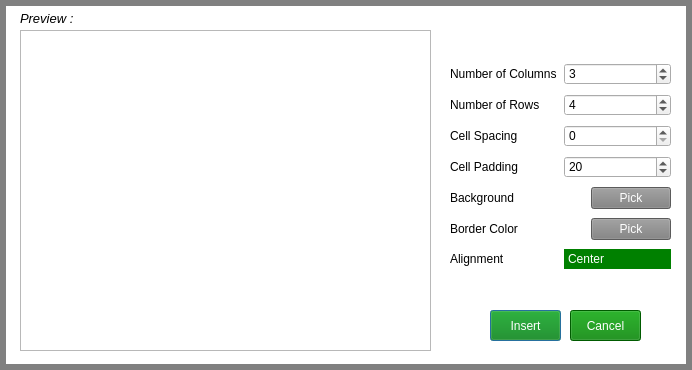
<?xml version="1.0" encoding="UTF-8"?>
<ui version="4.0">
 <class>addTable</class>
 <widget class="QDialog" name="addTable">
  <property name="geometry">
   <rect>
    <x>0</x>
    <y>0</y>
    <width>692</width>
    <height>370</height>
   </rect>
  </property>
  <property name="sizePolicy">
   <sizepolicy hsizetype="Fixed" vsizetype="Fixed">
    <horstretch>0</horstretch>
    <verstretch>0</verstretch>
   </sizepolicy>
  </property>
  <property name="minimumSize">
   <size>
    <width>692</width>
    <height>370</height>
   </size>
  </property>
  <property name="maximumSize">
   <size>
    <width>692</width>
    <height>370</height>
   </size>
  </property>
  <property name="windowTitle">
   <string>Configure table</string>
  </property>
  <property name="windowIcon">
   <iconset resource="Resources.qrc">
    <normaloff>:/Images/Images/icon.png</normaloff>:/Images/Images/icon.png</iconset>
  </property>
  <property name="windowOpacity">
   <double>0.100000000000000</double>
  </property>
  <property name="styleSheet">
   <string notr="true">QDialog{


background : white;
border : 6px solid gray;


}</string>
  </property>
  <widget class="QLabel" name="label_3">
   <property name="geometry">
    <rect>
     <x>20</x>
     <y>10</y>
     <width>101</width>
     <height>16</height>
    </rect>
   </property>
   <property name="font">
    <font>
     <family>Segoe UI</family>
     <pointsize>10</pointsize>
     <italic>true</italic>
    </font>
   </property>
   <property name="text">
    <string>Preview :</string>
   </property>
  </widget>
  <widget class="QTextEdit" name="textEdit">
   <property name="geometry">
    <rect>
     <x>20</x>
     <y>30</y>
     <width>411</width>
     <height>321</height>
    </rect>
   </property>
   <property name="font">
    <font>
     <family>Segoe UI</family>
     <pointsize>9</pointsize>
    </font>
   </property>
   <property name="focusPolicy">
    <enum>Qt::NoFocus</enum>
   </property>
   <property name="frameShape">
    <enum>QFrame::StyledPanel</enum>
   </property>
   <property name="frameShadow">
    <enum>QFrame::Sunken</enum>
   </property>
   <property name="undoRedoEnabled">
    <bool>false</bool>
   </property>
   <property name="readOnly">
    <bool>true</bool>
   </property>
   <property name="textInteractionFlags">
    <set>Qt::NoTextInteraction</set>
   </property>
  </widget>
  <widget class="QPushButton" name="insertButton">
   <property name="geometry">
    <rect>
     <x>490</x>
     <y>310</y>
     <width>71</width>
     <height>31</height>
    </rect>
   </property>
   <property name="font">
    <font>
     <family>Segoe UI</family>
     <pointsize>9</pointsize>
    </font>
   </property>
   <property name="styleSheet">
    <string notr="true">QPushButton{


background : green;
border : 1ps solid green;
color : white;

}
QPushButton:hover, QPushButton:pressed{


background : rgb(27,161,226);
border : 1px solid rgb(27,161,226);
color : white;

}</string>
   </property>
   <property name="text">
    <string>Insert</string>
   </property>
   <property name="default">
    <bool>true</bool>
   </property>
  </widget>
  <widget class="QPushButton" name="cancelButton">
   <property name="geometry">
    <rect>
     <x>570</x>
     <y>310</y>
     <width>71</width>
     <height>31</height>
    </rect>
   </property>
   <property name="font">
    <font>
     <family>Segoe UI</family>
     <pointsize>9</pointsize>
    </font>
   </property>
   <property name="styleSheet">
    <string notr="true">QPushButton{


background : green;
border : 1ps solid green;
color : white;

}
QPushButton:hover, QPushButton:pressed{


background :red;
border : 1px solid red;
color : white;

}</string>
   </property>
   <property name="text">
    <string>Cancel</string>
   </property>
  </widget>
  <widget class="QToolButton" name="toolButton">
   <property name="geometry">
    <rect>
     <x>660</x>
     <y>10</y>
     <width>20</width>
     <height>20</height>
    </rect>
   </property>
   <property name="minimumSize">
    <size>
     <width>15</width>
     <height>15</height>
    </size>
   </property>
   <property name="font">
    <font>
     <family>Lucida Grande</family>
     <pointsize>9</pointsize>
     <weight>75</weight>
     <bold>true</bold>
    </font>
   </property>
   <property name="toolTip">
    <string>Close</string>
   </property>
   <property name="styleSheet">
    <string notr="true">QToolButton{
Image : url(:/Images/Images/close.png);
background : solid white;
border : 0px  solid white;
color : white;
}
QToolButton:hover , QToolButton:selected{
Image : url(:/Images/Images/close_hover.png);
border : 0px  solid  rgb(27,161,226);
color : white;
}
</string>
   </property>
   <property name="text">
    <string/>
   </property>
   <property name="iconSize">
    <size>
     <width>17</width>
     <height>17</height>
    </size>
   </property>
   <property name="popupMode">
    <enum>QToolButton::DelayedPopup</enum>
   </property>
   <property name="toolButtonStyle">
    <enum>Qt::ToolButtonIconOnly</enum>
   </property>
   <property name="autoRaise">
    <bool>false</bool>
   </property>
  </widget>
  <widget class="QWidget" name="layoutWidget">
   <property name="geometry">
    <rect>
     <x>450</x>
     <y>60</y>
     <width>221</width>
     <height>214</height>
    </rect>
   </property>
   <layout class="QGridLayout" name="gridLayout">
    <item row="0" column="0">
     <widget class="QLabel" name="label_2">
      <property name="font">
       <font>
        <family>Segoe UI</family>
        <pointsize>9</pointsize>
       </font>
      </property>
      <property name="text">
       <string>Number of Columns</string>
      </property>
     </widget>
    </item>
    <item row="0" column="1">
     <widget class="QSpinBox" name="spinBox_2">
      <property name="font">
       <font>
        <family>Segoe UI</family>
        <pointsize>9</pointsize>
       </font>
      </property>
      <property name="minimum">
       <number>1</number>
      </property>
      <property name="maximum">
       <number>99</number>
      </property>
      <property name="value">
       <number>3</number>
      </property>
     </widget>
    </item>
    <item row="1" column="0">
     <widget class="QLabel" name="label">
      <property name="font">
       <font>
        <family>Segoe UI</family>
        <pointsize>9</pointsize>
       </font>
      </property>
      <property name="text">
       <string>Number of Rows</string>
      </property>
     </widget>
    </item>
    <item row="1" column="1">
     <widget class="QSpinBox" name="spinBox">
      <property name="font">
       <font>
        <family>Segoe UI</family>
        <pointsize>9</pointsize>
       </font>
      </property>
      <property name="minimum">
       <number>1</number>
      </property>
      <property name="value">
       <number>4</number>
      </property>
     </widget>
    </item>
    <item row="2" column="0">
     <widget class="QLabel" name="label_4">
      <property name="font">
       <font>
        <family>Segoe UI</family>
        <pointsize>9</pointsize>
       </font>
      </property>
      <property name="text">
       <string>Cell Spacing</string>
      </property>
     </widget>
    </item>
    <item row="2" column="1">
     <widget class="QSpinBox" name="spinBox_3">
      <property name="font">
       <font>
        <family>Segoe UI</family>
        <pointsize>9</pointsize>
       </font>
      </property>
      <property name="minimum">
       <number>0</number>
      </property>
      <property name="value">
       <number>0</number>
      </property>
     </widget>
    </item>
    <item row="3" column="1">
     <widget class="QSpinBox" name="spinBox_4">
      <property name="font">
       <font>
        <family>Segoe UI</family>
        <pointsize>9</pointsize>
       </font>
      </property>
      <property name="minimum">
       <number>1</number>
      </property>
      <property name="maximum">
       <number>99</number>
      </property>
      <property name="value">
       <number>20</number>
      </property>
     </widget>
    </item>
    <item row="4" column="0">
     <widget class="QLabel" name="label_6">
      <property name="font">
       <font>
        <family>Segoe UI</family>
        <pointsize>9</pointsize>
       </font>
      </property>
      <property name="text">
       <string>Background</string>
      </property>
     </widget>
    </item>
    <item row="4" column="1">
     <layout class="QHBoxLayout" name="horizontalLayout">
      <item>
       <widget class="QLabel" name="label_7">
        <property name="text">
         <string/>
        </property>
       </widget>
      </item>
      <item>
       <widget class="QPushButton" name="pushButton">
        <property name="font">
         <font>
          <family>Segoe UI</family>
          <pointsize>9</pointsize>
         </font>
        </property>
        <property name="toolTip">
         <string>Choose a custom color</string>
        </property>
        <property name="styleSheet">
         <string notr="true">QPushButton{


background : gray;
border : 1ps solid gray;
color : white;

}
QPushButton:hover, QPushButton:pressed{


background : rgb(27,161,226);
border : 1px solid rgb(27,161,226);
color : white;

}</string>
        </property>
        <property name="text">
         <string>Pick</string>
        </property>
       </widget>
      </item>
     </layout>
    </item>
    <item row="5" column="0">
     <widget class="QLabel" name="label_8">
      <property name="font">
       <font>
        <family>Segoe UI</family>
        <pointsize>9</pointsize>
       </font>
      </property>
      <property name="text">
       <string>Border Color</string>
      </property>
     </widget>
    </item>
    <item row="5" column="1">
     <layout class="QHBoxLayout" name="horizontalLayout_2">
      <item>
       <widget class="QLabel" name="label_9">
        <property name="text">
         <string/>
        </property>
       </widget>
      </item>
      <item>
       <widget class="QPushButton" name="pushButton_2">
        <property name="font">
         <font>
          <family>Segoe UI</family>
          <pointsize>9</pointsize>
         </font>
        </property>
        <property name="toolTip">
         <string>Choose a custom color</string>
        </property>
        <property name="styleSheet">
         <string notr="true">QPushButton{


background : gray;
border : 1ps solid gray;
color : white;

}
QPushButton:hover, QPushButton:pressed{


background : rgb(27,161,226);
border : 1px solid rgb(27,161,226);
color : white;

}</string>
        </property>
        <property name="text">
         <string>Pick</string>
        </property>
       </widget>
      </item>
     </layout>
    </item>
    <item row="6" column="0">
     <widget class="QLabel" name="label_10">
      <property name="font">
       <font>
        <family>Segoe UI</family>
        <pointsize>9</pointsize>
       </font>
      </property>
      <property name="text">
       <string>Alignment</string>
      </property>
     </widget>
    </item>
    <item row="6" column="1">
     <widget class="QComboBox" name="comboBox">
      <property name="font">
       <font>
        <family>Segoe UI</family>
        <pointsize>9</pointsize>
       </font>
      </property>
      <property name="styleSheet">
       <string notr="true">QComboBox {
     border: 1px solid green;
     /*border-radius: 3px;*/
     padding: 1px 18px 1px 3px;
     min-width: 6em;
 }
QComboBox:hover {
     border: 1px solid green;
     /*border-radius: 3px;*/
     padding: 1px 18px 1px 3px;
     min-width: 6em;
color :   rgb(27,161,226);;
     background: blue;
 }

 QComboBox:editable {
color :  lightgray;
     background: green;
 }

 QComboBox:!editable, QComboBox::drop-down:editable {
     /* background: qlineargradient(x1: 0, y1: 0, x2: 0, y2: 1,
                                  stop: 0 #E1E1E1, stop: 0.4 #DDDDDD,
                                  stop: 0.5 #D8D8D8, stop: 1.0 #D3D3D3);*/
 background : green;
color : white;
 }
  QComboBox QAbstractItemView {
     border: 0px solid green;
     selection-background-color:  solid rgb(27,161,226);
background :  solid green;
color : white;
 }
 QComboBox:!editable:on, QComboBox::drop-down:editable:on {
     background: green;
   color : white;
 }

 QComboBox:on { /* shift the text when the popup opens */
     padding-top: 3px;
     padding-left: 4px;
 }

 QComboBox::drop-down {
     subcontrol-origin: padding;
     subcontrol-position: top right;
     width: 15px;

     border-left-width: 1px;
     border-left-color: green;
     border-left-style: solid; /* just a single line */
     border-top-right-radius: 3px; /* same radius as the QComboBox */
     border-bottom-right-radius: 3px;
 }

</string>
      </property>
      <property name="currentIndex">
       <number>1</number>
      </property>
      <property name="frame">
       <bool>true</bool>
      </property>
      <item>
       <property name="text">
        <string>Left</string>
       </property>
      </item>
      <item>
       <property name="text">
        <string>Center</string>
       </property>
      </item>
      <item>
       <property name="text">
        <string>Right</string>
       </property>
      </item>
     </widget>
    </item>
    <item row="3" column="0">
     <widget class="QLabel" name="label_5">
      <property name="font">
       <font>
        <family>Segoe UI</family>
        <pointsize>9</pointsize>
       </font>
      </property>
      <property name="text">
       <string>Cell Padding</string>
      </property>
     </widget>
    </item>
   </layout>
  </widget>
 </widget>
 <resources>
  <include location="Resources.qrc"/>
 </resources>
 <connections/>
</ui>
